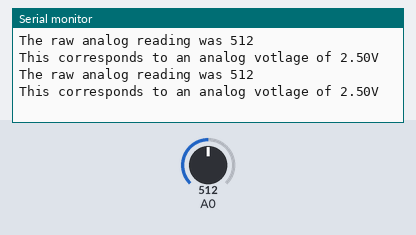
This sketch was run on a simulated Arduino Uno, built with avr-gcc and run on an emulated ATmega328P. Parts: the last lines printed to the serial monitor. The inputs (shaded band) are chosen by the test bench; at power-on: A0 = 512.

Above: at 1.8 s.
1.9 s: A0 set to 716
At 2.9 s:
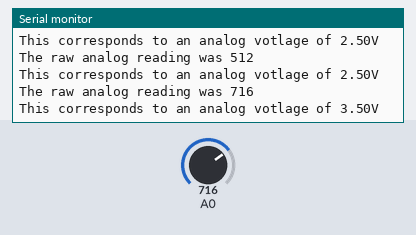
3.4 s: A0 set to 900
At 4.9 s:
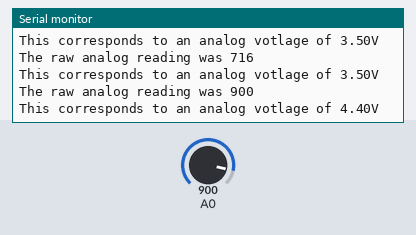
Timing chart, 0 to 6.4 s (numbered marks = the images above; inputs shaded):
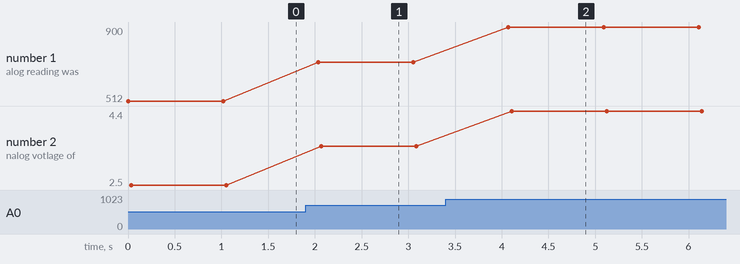

Measured:
- after the input at 1.9 s, the serial monitor: prints a new line after 0.14 s (image 1)
- after the input at 3.4 s, the serial monitor: prints a new line after 0.67 s (image 2)
- plotted number 1: 512 → 716 after the input at 1.9 s, 716 → 900 after the input at 3.4 s
- plotted number 2: 2.5 → 3.5 after the input at 1.9 s, 3.5 → 4.4 after the input at 3.4 s

The sketch:

arduino_IRsensorBasic.ino
```cpp
/*------------------------------------------------------------------------------------
arduino_IRsensorBasic.ino

Bare minimum to read the IR sensor and print to serial monitor

For the MCHE201 IR sensor:
 * Rad - +5VDC
 * Black - Ground
 * Yellow - Analog pin 0

The sensor outputs approximately:
  * 3.1V at 4cm
  * 0.3V at 30cm
  * There is a nonlinear relationship between these values

For wiring: http://bildr.org/2011/03/various-proximity-sensors-arduino/
For analog: http://arduino.cc/en/Tutorial/ReadAnalogVoltage

Created: 10/27/15 - Joshua Vaughan - joshua.vaughan@louisiana.edu

Modified:
  *
------------------------------------------------------------------------------------*/

// This is always run once when the sketch starts
// Use to initialize variables, pin modes, libraries, communication, etc
void setup() {
  // initialize serial communication at 9600 bits per second:
  Serial.begin(9600);
}

// the loop routine runs over and over again forever:
void loop() {
  // read the input from the IR sensor on analog pin 0:
  int sensorValue = analogRead(A0);

  // print out the raw value that was read:
  Serial.print("The raw analog reading was ");
  Serial.println(sensorValue);

  // Convert the analog reading (which goes from 0 - 1023) to a voltage (0 - 5V):
  float voltage = sensorValue * (5.0 / 1023.0);
  Serial.print("This corresponds to an analog votlage of ");
  Serial.print(voltage);
  Serial.println("V");

  // TODO: Complete curve fit for voltage -> distance

  Serial.println("");

  // Pause 1s (1000ms) between readings
  delay(1000);
}
```
